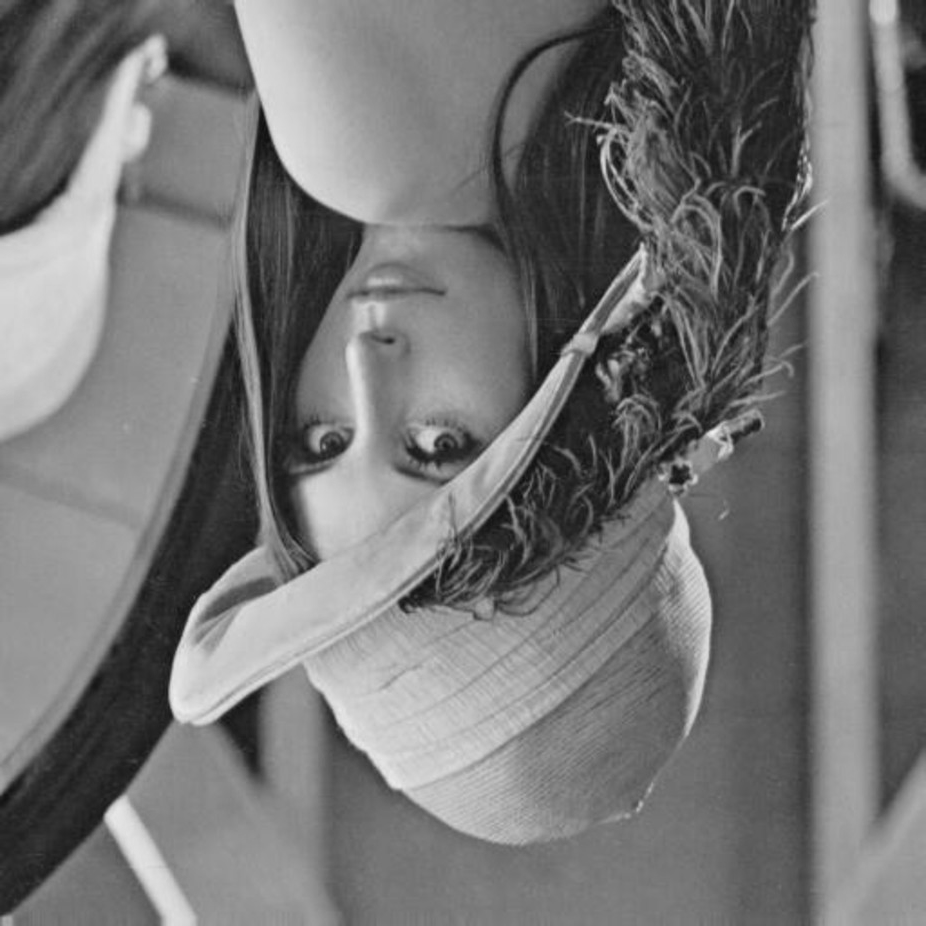
#> input picture example/lena.png, 926 x 926 px
$ python image-matching.py -t example/lena.png -q example/matches.png   (Python 2 division)
#> lines starting #> are read from the running program, lines starting #| are printed output that depends on the picture
from __future__ import division
import sys
import os
import argparse
import logging
import numpy as np
import cv2
from matplotlib import pyplot as plt

# load global logger
logger = logging.getLogger(__name__)
logging.basicConfig(format='%(asctime)s %(message)s')

# Initiate SIFT detector
sift = cv2.xfeatures2d.SIFT_create()

def calculate_SIFT(img):
  # Find the keypoints and descriptors using SIFT features
  kp, des = sift.detectAndCompute(img,None)
  return kp, des

def knn_match(des1, des2, nn_ratio=0.7):

  # FLANN parameters
  index_params = dict(algorithm = 0, trees = 5)
  search_params = dict(checks = 50)

  flann = cv2.FlannBasedMatcher(index_params, search_params)

  # Match features from each image
  matches = flann.knnMatch(des1, des2, k=2)

  # store only the good matches as per Lowe's ratio test.
  good = []
  for m, n in matches:
    if m.distance < nn_ratio * n.distance:
      good.append(m)

  return good

# calculate the angle with the horizontal
def angle_horizontal(v):
    return -np.arctan2(v[1],v[0])

def knn_clasif(good_matches):
  best_template, highest_logprob = None, 0.0

  sum_good_matches = sum([len(gm) for gm in good_matches])
  for i, gm in enumerate(good_matches):
    logprob = len(gm)/sum_good_matches
    # save highest
    if logprob > highest_logprob:
      highest_logprob = logprob
      best_template = i
    logger.info('p(t_{} | x) = {:.4f}'.format(i, logprob))
  return best_template

def main(argv=None):

  try:
    parser = argparse.ArgumentParser(description='Image Classification and Matching Using Local Features and Homography.')
    parser.add_argument('-t', dest='template_names', nargs='+', required=True, help='List of template images')
    parser.add_argument('-q', dest='query_names', nargs='+', required=True, help='List of query images')
    parser.add_argument('-o', dest='output_path', help='Output directory', default='.')
    parser.add_argument('-c', dest='bounding_boxes', nargs='*', help='Bounding boxes to crop. ("WxH+X+Y")')
    parser.add_argument('-v', dest='verbosity', action='store_true', help='Increase output verbosity')
    parser.add_argument('-p', dest='photocopied', action='store_true', help='Use only if the image is scanned or photocopied, do not with photos!')
    parser.add_argument('--matches', dest='view_matches', action='store_true', help="Shows the matching result and the good matches")

    parser.set_defaults(view_matches=False)
    parser.set_defaults(photocopied=False)

    args = parser.parse_args()

  except Exception, e:
    logger.error('Error', exc_info=True)
    return 2

  # logging stuff
  if args.verbosity:
    logger.setLevel(logging.DEBUG)

  # load template images
  templates = []
  for name in args.template_names:
    logger.info('Loading template image {}'.format(name))
    img = cv2.imread(name, cv2.IMREAD_GRAYSCALE)
#> img is the input picture: shape (926, 926); min 14, max 238, mean 116.8
    logger.info('  Calculating SIFT features ...')
    kp, des = calculate_SIFT(img)
#> in calculate_SIFT, `kp, des = sift.detectAndCompute(img,None)`: kp = 1661 keypoints; strongest (x, y, size): (120, 817, 22.3), (243, 723, 32.5), (199, 686, 46.8), (599, 139, 4.1)
    templates.append( [name, img, kp, des])

  # load query
  for name in args.query_names:
    logger.info('Loading query image {}'.format(name))
    img = cv2.imread(name, cv2.IMREAD_GRAYSCALE)
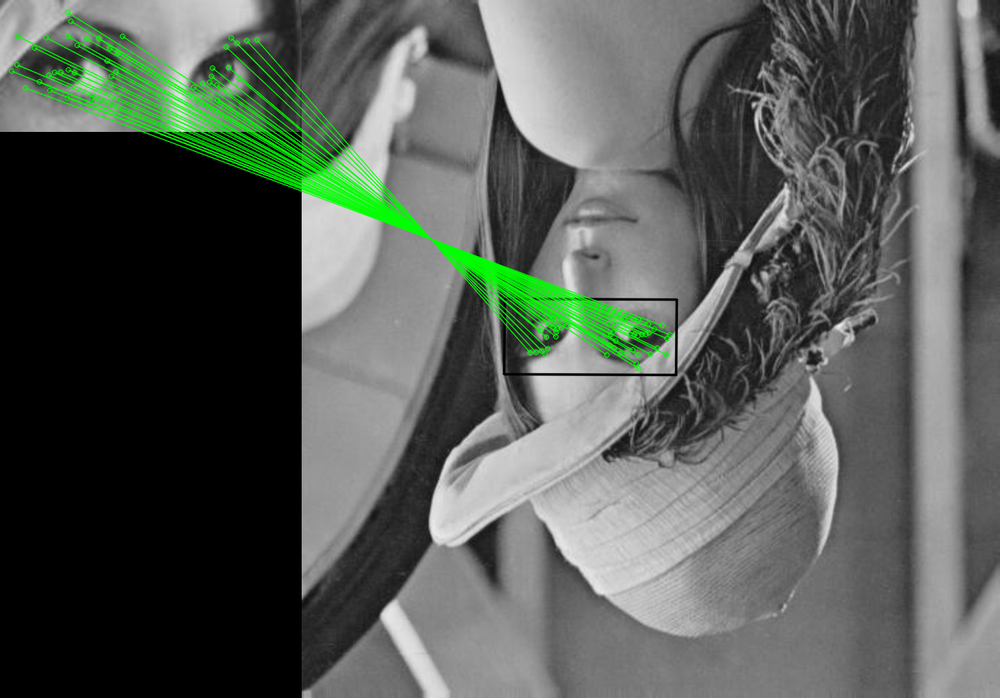
#> input picture example/matches.png, 1000 x 698 px, shrunk from 1326 x 926 before the run
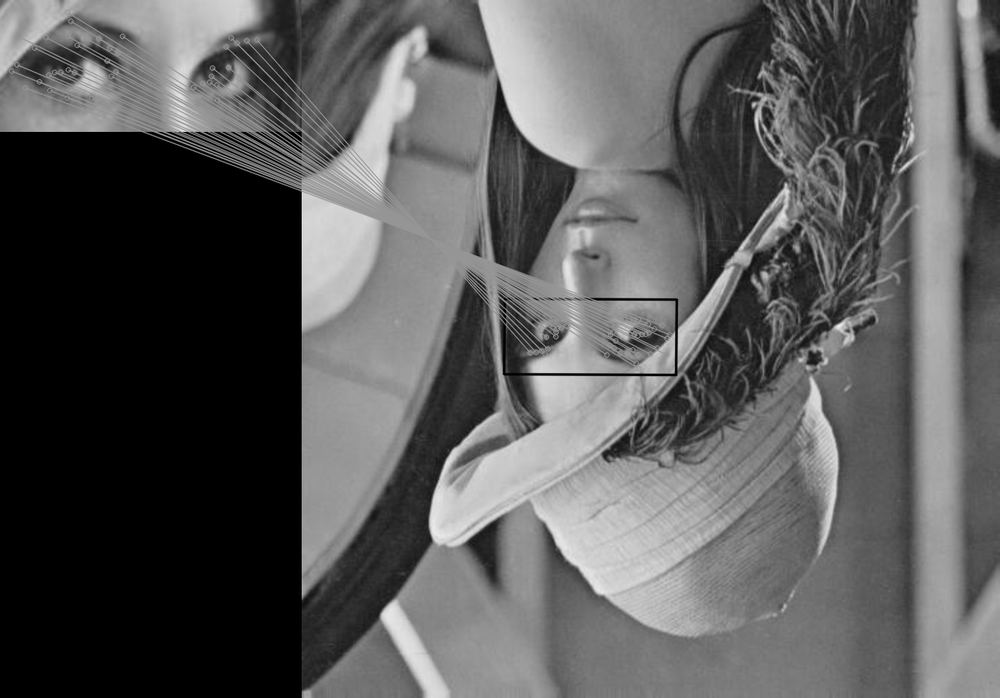
#> img: shape (698, 1000); min 0, max 237, mean 89.4
    logger.info('  Calculating SIFT features ...'.format(name))
    query_kp, query_des = calculate_SIFT(img)
#> in calculate_SIFT (call 2), `kp, des = sift.detectAndCompute(img,None)`: kp = 1798 keypoints; strongest (x, y, size): (392, 616, 17), (485, 545, 25), (451, 518, 34.6), (753, 104, 3.1)
#> query_kp has the same summary as kp in calculate_SIFT

    # for each template, calculate the best match
    list_good_matches = []
    for templ_name, _, _, templ_des in templates:
      logger.info('Estimating match between {} and {}'.format(templ_name, name))
      gm = knn_match(templ_des, query_des)
      list_good_matches.append(gm)
#> this loop made 1 pass
#> (templ_name, index_params in knn_match, search_params in knn_match, matches in knn_match, gm) on pass 1: ('example/lena.png', {'algorithm': 0, 'trees': 5}, {'checks': 50}, 1661 matches, 1185 matches)
#> after the loop, list_good_matches = 1 matches

    # Get closer template using k-nn
    best_template = knn_clasif(list_good_matches)
#> in knn_clasif, `sum_good_matches = sum([len(gm) for gm in good_matches])`: sum_good_matches = 1185
#> the loop in knn_clasif, `for i, gm in enumerate(good_matches):` made 1 pass
#> (gm, logprob, highest_logprob, best_template) on pass 1: (1185 matches, 1, 1, 0)
#> after the loop in knn_clasif, `for i, gm in enumerate(good_matches):`: best_template = 0; highest_logprob = 1
#> best_template = 0

    # Keep the best result the best result
    template_kp = templates[best_template][2]
#> template_kp = 1661 keypoints; strongest (x, y, size): (120, 817, 22.3), (243, 723, 32.5), (199, 686, 46.8), (599, 139, 4.1)
    good_matches = list_good_matches[best_template]
#> good_matches = 1185 matches

    # data massaging
    src_pts = np.float32([ template_kp[m.queryIdx].pt for m in good_matches ]).reshape(-1,1,2)
#> src_pts = 1185 rows, first 8: [68.38, 725.1], [72.06, 31.97], [113.3, 851.1], [114.5, 649.5], [120.2, 817.3], [120.7, 128.5], [120.7, 195.9], [133.8, 191.3]
    dst_pts = np.float32([ query_kp[m.trainIdx].pt for m in good_matches ]).reshape(-1,1,2)
#> dst_pts = 1185 rows, first 8: [353.2, 546.5], [355.9, 24.03], [387.3, 642], [387.9, 489.5], [392.3, 616.2], [392.8, 96.4], [392.6, 147.7], [402.5, 144.2]

    logger.info('Estimating homography between {} and {}'.format(templates[best_template][0], name))
    # find the matrix transformation M
    M, mask = cv2.findHomography(src_pts, dst_pts, cv2.RANSAC, 6.0)
#> M = [[0.754, 0.000373, 301.5], [-0.000299, 0.754, 0.124], [-2.93e-07, 4.22e-07, 1]]; mask = 1185 values, max 1 at index 0, min 0 at index 97, mean 0.995
    matchesMask = mask.ravel().tolist()
#> matchesMask has the same summary as mask

    # Make it affine
    M[2,2] = 1.0
    M[2,0] = 0.0
    M[2,1] = 0.0

    # Calculate the rectangle enclosing the query image
    h,w = templates[best_template][1].shape
#> h = 926; w = 926

    # Define the rectangle in the coordinates of the template image
    pts = np.float32([[0,0],[0,h-1],[w-1,h-1],[w-1,0]]).reshape(-1,1,2)
#> pts = [[0, 0], [0, 925], [925, 925], [925, 0]]

    # transform the rectangle from the template "coordinates" to the query "coordinates"
    dst = cv2.perspectiveTransform(pts,M)
#> dst = [[301.5, 0.124], [301.9, 697.4], [999.3, 697.1], [999, -0.152]]

    if args.photocopied:
      logger.info('Simplifying transformation matrix ...'.format(templates[best_template][0], name))
      # if the image is a photocopy or scanned we can assume that there is no shear in x or y.
      # Thus we can simplify the transformation matrix M with only: rotation, scale and tranlation.

      # calculate template "world" reference vectors
      w_v = np.array([w-1,0])
      h_v = np.array([h-1,0])

      # calculate query "world" reference vectors
      w_vp = (dst[3]-dst[0])[0]
      h_vp = (dst[1]-dst[0])[0]

      # We lost the angle and the scale given that scalation shares the same position in M with the shear transformation
      # see https://upload.wikimedia.org/wikipedia/commons/2/2c/2D_affine_transformation_matrix.svg

      # estimate the angle using the top-horizontal line
      angle = angle_horizontal(w_vp)

      # estimate the scale using the top-horizontal line and left-vertical line
      scale_x = np.linalg.norm(w_vp) / np.linalg.norm(w_v)
      scale_y = np.linalg.norm(h_vp) / np.linalg.norm(h_v)

      # retrieve translation from original matrix M
      M = np.matrix([[ scale_x * np.cos(angle) , np.sin(angle)           , M[0,2] ],
                     [ -np.sin(angle)          , scale_y * np.cos(angle) , M[1,2] ],
                     [ 0                       , 0                       , 1.     ]])

      # retransform the rectangle with the new matrix
      dst = cv2.perspectiveTransform(pts,M)

    # if bounding boxes are provided and we only have one template
    # crop those bounding boxes
    bn, ext = os.path.splitext(os.path.basename(name))
    # using M^{-1} we go from query coordinates to template coordinates.
    img_templ_coords = cv2.warpPerspective(img, np.linalg.inv(M), (w,h))
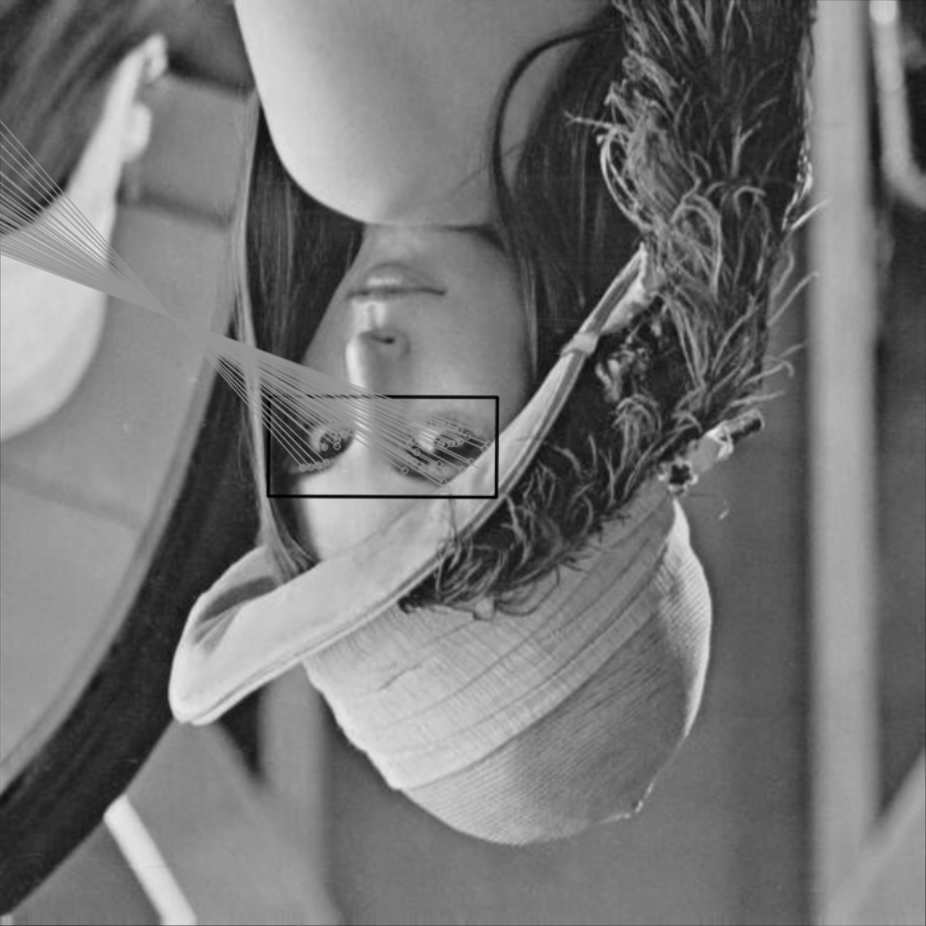
#> img_templ_coords: shape (926, 926); min 0, max 235, mean 116.8
    if len(args.template_names) == 1 and args.bounding_boxes:
      cont_bbs = 0
      for bb in args.bounding_boxes:
        # parse bb string to variables
        width, height, x_ini, y_ini = (int(c) for c in bb.replace('x','+').split('+'))
        #
        logger.info('Cropping "{}x{}+{}+{}" from {}'.format(width, height, x_ini, y_ini, name))
        # crop image
        img_templ_coords_crop = img_templ_coords[y_ini:y_ini+height, x_ini:x_ini+width]
        # write it
        cv2.imwrite('{}/{}_crop_{}{}'.format(args.output_path, bn, cont_bbs, ext), img_templ_coords_crop)
        logger.info('  Saved in {}/{}_crop_{}{}'.format(args.output_path, bn, cont_bbs, ext))
        cont_bbs += 1
    else:
      logger.info('No crop. Saving full image in {}/{}_fix{}'.format(args.output_path, bn, ext))
      cv2.imwrite('{}/{}_fix{}'.format(args.output_path, bn, ext), img_templ_coords)

    if args.view_matches:
      # draw the rectangle in the image
      out = cv2.polylines(img,[np.int32(dst)],True,0,2, cv2.LINE_AA)
      # show the matching features
      params = dict(matchColor = (0,255,0), # draw matches in green color
                    singlePointColor = None,
                    matchesMask = matchesMask, # draw only inliers
                    flags = 2)
      ## draw the matches image
      out = cv2.drawMatches(templates[best_template][1], template_kp,
                            img, query_kp,
                            good_matches,
                            None, **params)

      ## show result
      plt.imshow(out, 'gray')
      plt.show()

if __name__ == "__main__":
  sys.exit(main())
#> (the program exits here)
